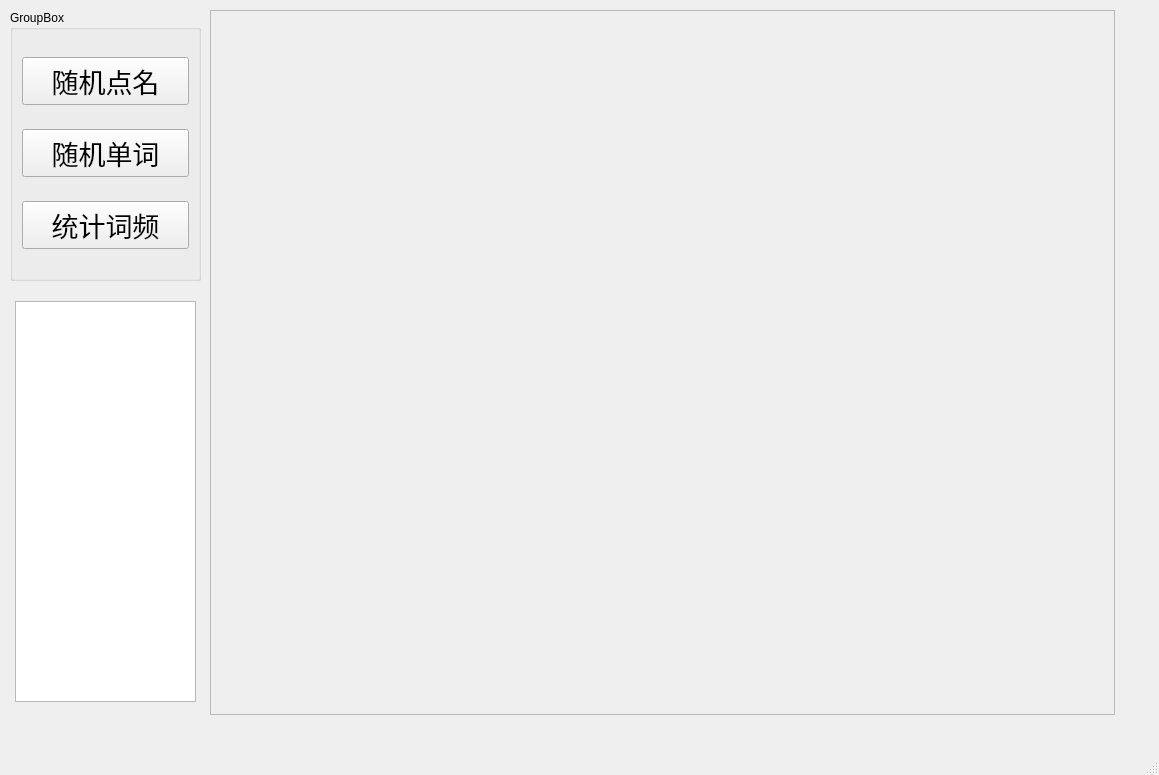
<?xml version="1.0" encoding="UTF-8"?>
<ui version="4.0">
 <class>MainWindow</class>
 <widget class="QMainWindow" name="MainWindow">
  <property name="geometry">
   <rect>
    <x>0</x>
    <y>0</y>
    <width>1159</width>
    <height>775</height>
   </rect>
  </property>
  <property name="windowTitle">
   <string>MainWindow</string>
  </property>
  <widget class="QWidget" name="centralwidget">
   <widget class="QGroupBox" name="groupBox">
    <property name="geometry">
     <rect>
      <x>10</x>
      <y>10</y>
      <width>191</width>
      <height>271</height>
     </rect>
    </property>
    <property name="title">
     <string>GroupBox</string>
    </property>
    <layout class="QVBoxLayout" name="verticalLayout">
     <item>
      <widget class="QPushButton" name="select_student">
       <property name="font">
        <font>
         <pointsize>20</pointsize>
         <weight>50</weight>
         <italic>false</italic>
         <bold>false</bold>
         <underline>false</underline>
        </font>
       </property>
       <property name="mouseTracking">
        <bool>false</bool>
       </property>
       <property name="tabletTracking">
        <bool>false</bool>
       </property>
       <property name="acceptDrops">
        <bool>false</bool>
       </property>
       <property name="text">
        <string>随机点名</string>
       </property>
      </widget>
     </item>
     <item>
      <widget class="QPushButton" name="select_words">
       <property name="font">
        <font>
         <pointsize>20</pointsize>
         <weight>50</weight>
         <italic>false</italic>
         <bold>false</bold>
         <underline>false</underline>
        </font>
       </property>
       <property name="mouseTracking">
        <bool>false</bool>
       </property>
       <property name="tabletTracking">
        <bool>false</bool>
       </property>
       <property name="acceptDrops">
        <bool>false</bool>
       </property>
       <property name="text">
        <string>随机单词</string>
       </property>
      </widget>
     </item>
     <item>
      <widget class="QPushButton" name="select_words_2">
       <property name="font">
        <font>
         <pointsize>20</pointsize>
         <weight>50</weight>
         <italic>false</italic>
         <bold>false</bold>
         <underline>false</underline>
        </font>
       </property>
       <property name="mouseTracking">
        <bool>false</bool>
       </property>
       <property name="tabletTracking">
        <bool>false</bool>
       </property>
       <property name="acceptDrops">
        <bool>false</bool>
       </property>
       <property name="text">
        <string>统计词频</string>
       </property>
      </widget>
     </item>
    </layout>
   </widget>
   <widget class="QFrame" name="right_frame">
    <property name="geometry">
     <rect>
      <x>210</x>
      <y>10</y>
      <width>905</width>
      <height>705</height>
     </rect>
    </property>
    <property name="font">
     <font>
      <pointsize>7</pointsize>
     </font>
    </property>
    <property name="frameShape">
     <enum>QFrame::StyledPanel</enum>
    </property>
    <property name="frameShadow">
     <enum>QFrame::Raised</enum>
    </property>
   </widget>
   <widget class="QTextBrowser" name="left_show_text_browser">
    <property name="geometry">
     <rect>
      <x>15</x>
      <y>301</y>
      <width>181</width>
      <height>401</height>
     </rect>
    </property>
   </widget>
  </widget>
  <widget class="QMenuBar" name="menubar">
   <property name="geometry">
    <rect>
     <x>0</x>
     <y>0</y>
     <width>1159</width>
     <height>26</height>
    </rect>
   </property>
  </widget>
  <widget class="QStatusBar" name="statusbar"/>
 </widget>
 <resources/>
 <connections/>
</ui>
